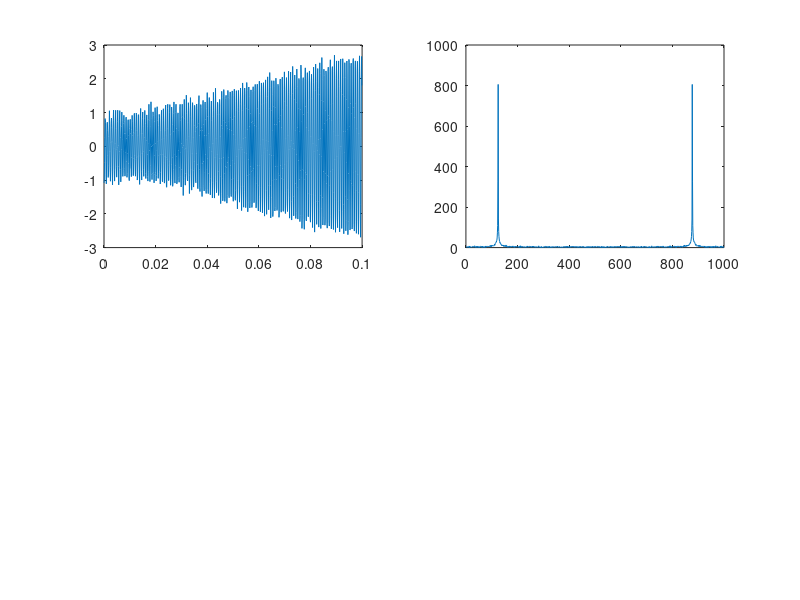

MATLAB code to generate this figure: (Note: this script raises an error after producing the figure.)
a = 1;
b = 2;
N = 1000;
fs = 10000;
omega1 = 2*pi*1234;
omega2 = omega1*(1+3/N);
rng(1234);
phi1 = rand(1)*2*pi;
phi2 = rand(1)*2*pi;

t = [0:N-1]/fs;

x = a*cos(omega1*t+phi1) + b*cos(omega2*t + phi2) + 0.1*randn(1,1000);
figure(1);
clf;
subplot(221);
plot(t,x);
subplot(222);
plot(abs(fft(x)));

[omegaA, phiA, AmpA, x2] = removeSinusoid(x);
[omegaB, phiB, AmpB, x3] = removeSinusoid(x2);

subplot(223);
plot(abs(fft(x2)));
subplot(224);
plot(abs(fft(x3)));
